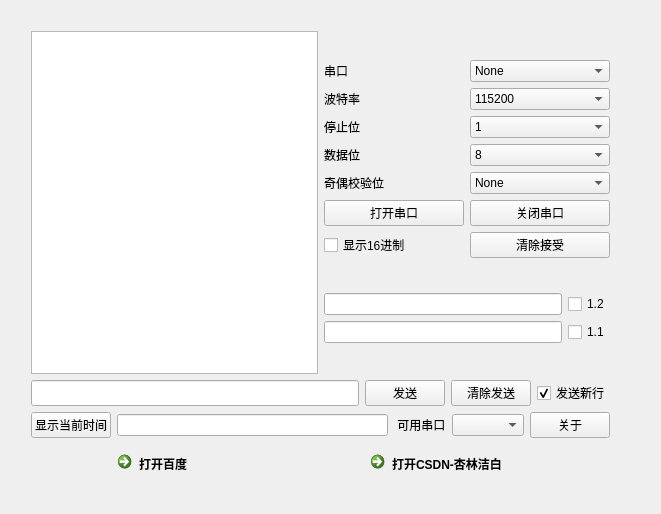
<?xml version="1.0" encoding="UTF-8"?>
<ui version="4.0">
 <class>MainWindow</class>
 <widget class="QMainWindow" name="MainWindow">
  <property name="geometry">
   <rect>
    <x>0</x>
    <y>0</y>
    <width>661</width>
    <height>514</height>
   </rect>
  </property>
  <property name="windowTitle">
   <string>MainWindow</string>
  </property>
  <widget class="QWidget" name="centralWidget">
   <widget class="QWidget" name="layoutWidget">
    <property name="geometry">
     <rect>
      <x>20</x>
      <y>20</y>
      <width>601</width>
      <height>471</height>
     </rect>
    </property>
    <layout class="QVBoxLayout" name="verticalLayout_5">
     <item>
      <layout class="QHBoxLayout" name="horizontalLayout_9">
       <item>
        <widget class="QPlainTextEdit" name="plainTextEdit">
         <property name="plainText">
          <string/>
         </property>
        </widget>
       </item>
       <item>
        <layout class="QVBoxLayout" name="verticalLayout_3">
         <item>
          <layout class="QVBoxLayout" name="verticalLayout_2">
           <item>
            <layout class="QHBoxLayout" name="horizontalLayout_13">
             <item>
              <widget class="QLabel" name="label">
               <property name="text">
                <string>串口</string>
               </property>
              </widget>
             </item>
             <item>
              <widget class="QComboBox" name="comboBoxPort">
               <item>
                <property name="text">
                 <string>None</string>
                </property>
               </item>
               <item>
                <property name="text">
                 <string>COM1</string>
                </property>
               </item>
               <item>
                <property name="text">
                 <string>COM2</string>
                </property>
               </item>
               <item>
                <property name="text">
                 <string>COM3</string>
                </property>
               </item>
               <item>
                <property name="text">
                 <string>COM4</string>
                </property>
               </item>
               <item>
                <property name="text">
                 <string>COM5</string>
                </property>
               </item>
               <item>
                <property name="text">
                 <string>COM6</string>
                </property>
               </item>
               <item>
                <property name="text">
                 <string>COM7</string>
                </property>
               </item>
               <item>
                <property name="text">
                 <string>COM8</string>
                </property>
               </item>
               <item>
                <property name="text">
                 <string>COM9</string>
                </property>
               </item>
               <item>
                <property name="text">
                 <string>COM10</string>
                </property>
               </item>
               <item>
                <property name="text">
                 <string>COM11</string>
                </property>
               </item>
               <item>
                <property name="text">
                 <string>COM12</string>
                </property>
               </item>
               <item>
                <property name="text">
                 <string>COM13</string>
                </property>
               </item>
               <item>
                <property name="text">
                 <string>COM14</string>
                </property>
               </item>
              </widget>
             </item>
            </layout>
           </item>
           <item>
            <layout class="QHBoxLayout" name="horizontalLayout_14">
             <item>
              <widget class="QLabel" name="label_2">
               <property name="text">
                <string>波特率</string>
               </property>
              </widget>
             </item>
             <item>
              <widget class="QComboBox" name="comboBoxBaudRate">
               <item>
                <property name="text">
                 <string>115200</string>
                </property>
               </item>
               <item>
                <property name="text">
                 <string>57600</string>
                </property>
               </item>
               <item>
                <property name="text">
                 <string>38400</string>
                </property>
               </item>
               <item>
                <property name="text">
                 <string>19200</string>
                </property>
               </item>
               <item>
                <property name="text">
                 <string>9600</string>
                </property>
               </item>
               <item>
                <property name="text">
                 <string>4800</string>
                </property>
               </item>
               <item>
                <property name="text">
                 <string>2400</string>
                </property>
               </item>
               <item>
                <property name="text">
                 <string>1200</string>
                </property>
               </item>
              </widget>
             </item>
            </layout>
           </item>
           <item>
            <layout class="QHBoxLayout" name="horizontalLayout_15">
             <item>
              <widget class="QLabel" name="label_3">
               <property name="text">
                <string>停止位</string>
               </property>
              </widget>
             </item>
             <item>
              <widget class="QComboBox" name="comboBoxStopBits">
               <item>
                <property name="text">
                 <string>1</string>
                </property>
               </item>
               <item>
                <property name="text">
                 <string>1.5</string>
                </property>
               </item>
               <item>
                <property name="text">
                 <string>2</string>
                </property>
               </item>
              </widget>
             </item>
            </layout>
           </item>
           <item>
            <layout class="QHBoxLayout" name="horizontalLayout_16">
             <item>
              <widget class="QLabel" name="label_4">
               <property name="text">
                <string>数据位</string>
               </property>
              </widget>
             </item>
             <item>
              <widget class="QComboBox" name="comboBoxDataBits">
               <item>
                <property name="text">
                 <string>8</string>
                </property>
               </item>
               <item>
                <property name="text">
                 <string>7</string>
                </property>
               </item>
               <item>
                <property name="text">
                 <string>6</string>
                </property>
               </item>
               <item>
                <property name="text">
                 <string>5</string>
                </property>
               </item>
              </widget>
             </item>
            </layout>
           </item>
           <item>
            <layout class="QHBoxLayout" name="horizontalLayout">
             <item>
              <widget class="QLabel" name="label_5">
               <property name="text">
                <string>奇偶校验位</string>
               </property>
              </widget>
             </item>
             <item>
              <widget class="QComboBox" name="comboBoxOdd_Even">
               <item>
                <property name="text">
                 <string>None</string>
                </property>
               </item>
               <item>
                <property name="text">
                 <string>Odd</string>
                </property>
               </item>
               <item>
                <property name="text">
                 <string>Even</string>
                </property>
               </item>
              </widget>
             </item>
            </layout>
           </item>
           <item>
            <layout class="QHBoxLayout" name="horizontalLayout_2">
             <item>
              <widget class="QPushButton" name="openBtn">
               <property name="text">
                <string>打开串口</string>
               </property>
              </widget>
             </item>
             <item>
              <widget class="QPushButton" name="closeBtn">
               <property name="text">
                <string>关闭串口</string>
               </property>
              </widget>
             </item>
            </layout>
           </item>
           <item>
            <layout class="QHBoxLayout" name="horizontalLayout_3">
             <item>
              <widget class="QCheckBox" name="checkBoxShowHex">
               <property name="text">
                <string>显示16进制</string>
               </property>
              </widget>
             </item>
             <item>
              <widget class="QPushButton" name="clearReciveBtn">
               <property name="text">
                <string>清除接受</string>
               </property>
              </widget>
             </item>
            </layout>
           </item>
          </layout>
         </item>
         <item>
          <layout class="QVBoxLayout" name="verticalLayout">
           <item>
            <layout class="QHBoxLayout" name="horizontalLayout_17">
             <item>
              <widget class="QLineEdit" name="sendUart2"/>
             </item>
             <item>
              <widget class="QCheckBox" name="checkBox_2">
               <property name="text">
                <string>1.2</string>
               </property>
              </widget>
             </item>
            </layout>
           </item>
           <item>
            <layout class="QHBoxLayout" name="horizontalLayout_4">
             <item>
              <widget class="QLineEdit" name="sendUart1"/>
             </item>
             <item>
              <widget class="QCheckBox" name="checkBox_1">
               <property name="text">
                <string>1.1</string>
               </property>
              </widget>
             </item>
            </layout>
           </item>
          </layout>
         </item>
        </layout>
       </item>
      </layout>
     </item>
     <item>
      <layout class="QVBoxLayout" name="verticalLayout_4">
       <item>
        <layout class="QHBoxLayout" name="horizontalLayout_7">
         <item>
          <widget class="QLineEdit" name="lineEditSend">
           <property name="maximumSize">
            <size>
             <width>16777215</width>
             <height>500</height>
            </size>
           </property>
          </widget>
         </item>
         <item>
          <layout class="QHBoxLayout" name="horizontalLayout_6">
           <item>
            <widget class="QPushButton" name="sendBtn">
             <property name="text">
              <string>发送</string>
             </property>
            </widget>
           </item>
           <item>
            <widget class="QPushButton" name="clearSendBtn">
             <property name="text">
              <string>清除发送</string>
             </property>
            </widget>
           </item>
          </layout>
         </item>
         <item>
          <widget class="QCheckBox" name="checkBoxSendNew">
           <property name="text">
            <string>发送新行</string>
           </property>
           <property name="checked">
            <bool>true</bool>
           </property>
          </widget>
         </item>
        </layout>
       </item>
       <item>
        <layout class="QHBoxLayout" name="horizontalLayout_8">
         <item>
          <layout class="QHBoxLayout" name="horizontalLayout_5">
           <item>
            <widget class="QPushButton" name="showTimeBtn">
             <property name="text">
              <string>显示当前时间</string>
             </property>
            </widget>
           </item>
           <item>
            <widget class="QLineEdit" name="lineEditShowTime"/>
           </item>
          </layout>
         </item>
         <item>
          <widget class="QLabel" name="label_6">
           <property name="text">
            <string> 可用串口</string>
           </property>
          </widget>
         </item>
         <item>
          <widget class="QComboBox" name="comboBox"/>
         </item>
         <item>
          <widget class="QPushButton" name="aboutBtn">
           <property name="text">
            <string>关于</string>
           </property>
          </widget>
         </item>
        </layout>
       </item>
       <item>
        <layout class="QHBoxLayout" name="horizontalLayout_10">
         <item>
          <spacer name="horizontalSpacer">
           <property name="orientation">
            <enum>Qt::Horizontal</enum>
           </property>
           <property name="sizeHint" stdset="0">
            <size>
             <width>40</width>
             <height>20</height>
            </size>
           </property>
          </spacer>
         </item>
         <item>
          <widget class="QCommandLinkButton" name="commandLinkButton">
           <property name="minimumSize">
            <size>
             <width>0</width>
             <height>0</height>
            </size>
           </property>
           <property name="maximumSize">
            <size>
             <width>500</width>
             <height>16777215</height>
            </size>
           </property>
           <property name="text">
            <string>打开百度</string>
           </property>
          </widget>
         </item>
         <item>
          <spacer name="horizontalSpacer_3">
           <property name="orientation">
            <enum>Qt::Horizontal</enum>
           </property>
           <property name="sizeHint" stdset="0">
            <size>
             <width>40</width>
             <height>20</height>
            </size>
           </property>
          </spacer>
         </item>
         <item>
          <widget class="QCommandLinkButton" name="commandLinkButtonCSDN">
           <property name="maximumSize">
            <size>
             <width>500</width>
             <height>500</height>
            </size>
           </property>
           <property name="text">
            <string>打开CSDN-杏林洁白</string>
           </property>
          </widget>
         </item>
         <item>
          <spacer name="horizontalSpacer_2">
           <property name="orientation">
            <enum>Qt::Horizontal</enum>
           </property>
           <property name="sizeHint" stdset="0">
            <size>
             <width>40</width>
             <height>20</height>
            </size>
           </property>
          </spacer>
         </item>
        </layout>
       </item>
      </layout>
     </item>
    </layout>
   </widget>
  </widget>
 </widget>
 <layoutdefault spacing="6" margin="11"/>
 <resources/>
 <connections/>
</ui>
